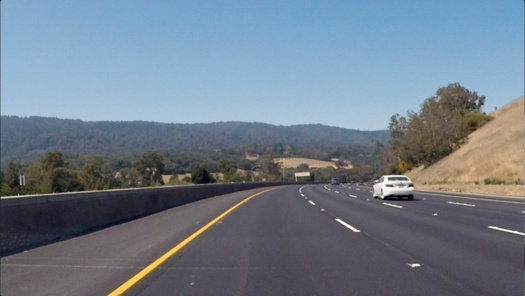
#> input picture 8_1_Intro_Mini_Projects/images/curved_lane.jpg, 525 x 296 px, shrunk from 1280 x 720 before the run
$ jupyter execute '41_Finding Edges and Custom Kernels.ipynb'   (shell and % lines are left out)
#> lines starting #> are read from the running program, lines starting #| are printed output that depends on the picture
# Creating a Filter, Edge Detection

### Import resources and display image

[cell 1]
import matplotlib.pyplot as plt
import matplotlib.image as mpimg

import cv2
import numpy as np


# Read in the image
image = mpimg.imread('images/curved_lane.jpg')
#> image is the input picture: shape (296, 525, 3); mean R, G, B 112.1, 125, 138.7

plt.imshow(image)

### Convert the image to grayscale

[cell 2]
# Convert to grayscale for filtering
gray = cv2.cvtColor(image, cv2.COLOR_RGB2GRAY)
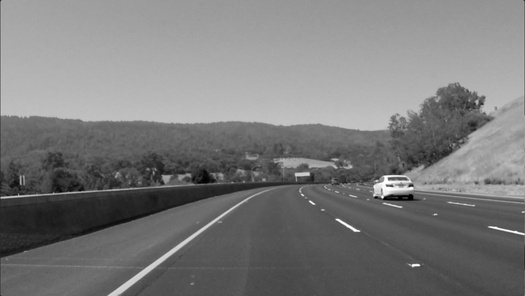
#> gray: shape (296, 525); min 0, max 255, mean 122.7

plt.imshow(gray, cmap='gray')

### TODO: Create a custom kernel

Below, you've been given one common type of edge detection filter: a Sobel operator.

The Sobel filter is very commonly used in edge detection and in finding patterns in intensity in an image. Applying a Sobel filter to an image is a way of **taking (an approximation) of the derivative of the image** in the x or y direction, separately. The operators look as follows.

**It's up to you to create a Sobel x operator and apply it to the given image.**

For a challenge, see if you can put the image through a series of filters: first one that blurs the image (takes an average of pixels), and then one that detects the edges.

[cell 3]
# Create a custom kernel

# 3x3 array for edge detection
sobel_y = np.array([[ -1, -2, -1],
                   [ 0, 0, 0],
                   [ 1, 2, 1]])

## TODO: Create and apply a Sobel x operator
sobel_x = np.array([[ -1, 0, 1],
                   [ -2, 0, 2],
                   [ -1, 0, 1]])

# Filter the image using filter2D, which has inputs: (grayscale image, bit-depth, kernel)
filtered_image = cv2.filter2D(gray, -1, sobel_y)
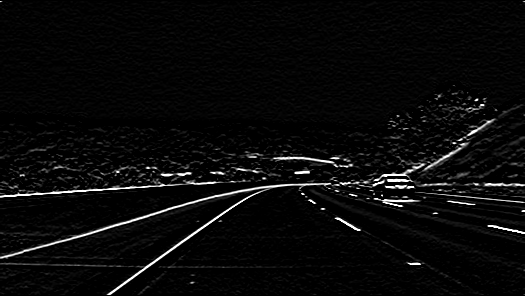
#> filtered_image: shape (296, 525); min 0, max 255, mean 9.7

# Filter the image using filter2D, which has inputs: (grayscale image, bit-depth, kernel)
filtered_image_2 = cv2.filter2D(gray, -1, sobel_x)
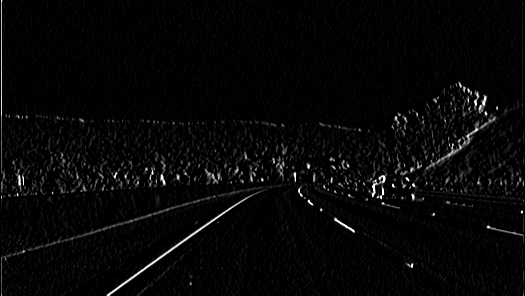
#> filtered_image_2: shape (296, 525); min 0, max 255, mean 6.7

plt.figure(figsize = (15,15))
plt.imshow(filtered_image, cmap='gray')
plt.title("sobel y")
plt.show()

plt.figure(figsize = (15,15))
plt.imshow(filtered_image_2, cmap='gray')
plt.title("sobel x")
plt.show()

blur_filter = np.array([[ 0.05, 0.2, 0.05],
                        [ 0.2, 0.2, 0.2],
                        [ 0.05, 0.2, 0.05]])

# Filter the image using filter2D, which has inputs: (grayscale image, bit-depth, kernel)
filtered_image_blur = cv2.filter2D(gray, -1, blur_filter)
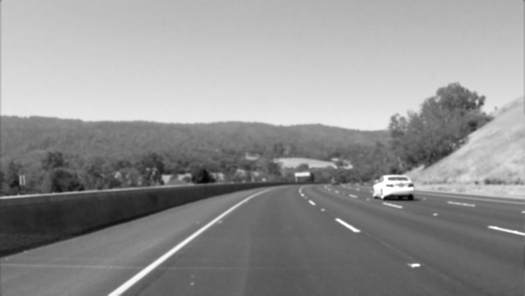
#> filtered_image_blur: shape (296, 525); min 1, max 255, mean 147.2

plt.figure(figsize = (15,15))
plt.imshow(filtered_image_blur, cmap='gray')
plt.title("blur")
plt.show()

edge_detection = np.array([[ 0.0, -1, 0],
                        [ -1, 4, -1],
                        [ 0, -1, 0]])

# Filter the image using filter2D, which has inputs: (grayscale image, bit-depth, kernel)
filtered_image_edges = cv2.filter2D(filtered_image_blur, -1, edge_detection)
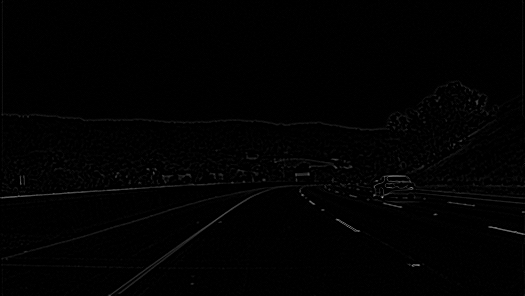
#> filtered_image_edges: shape (296, 525); min 0, max 166, mean 1.9

plt.figure(figsize = (15,15))
plt.imshow(filtered_image_edges, cmap='gray')
plt.title("edge detection")
plt.show()

### Test out other filters!

You're encouraged to create other kinds of filters and apply them to see what happens! As an **optional exercise**, try the following:
* Create a filter with decimal value weights.
* Create a 5x5 filter
* Apply your filters to the other images in the `images` directory.

[cell 4]
# Read in the image
image_2 = mpimg.imread('images/white_lines.jpg')
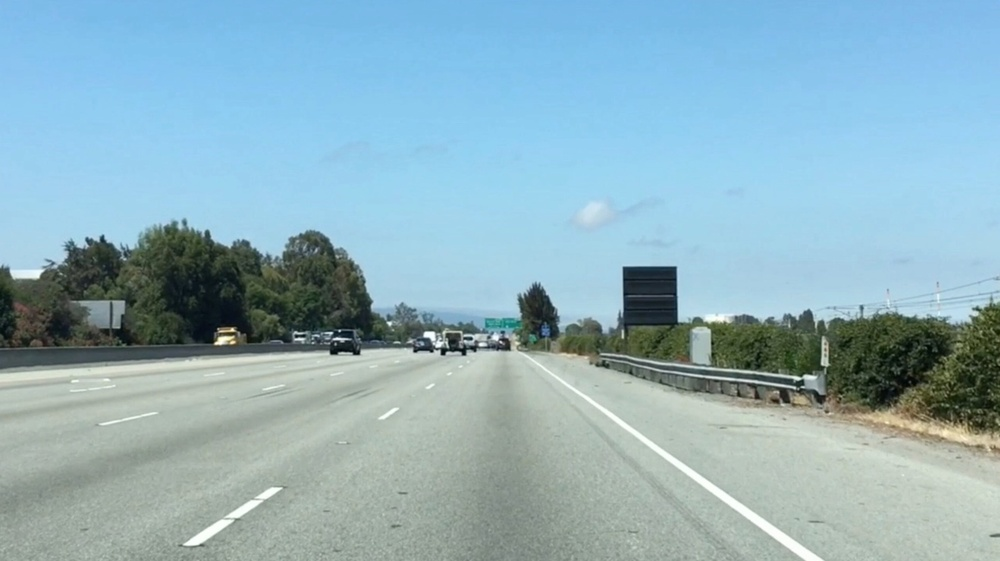
#> input picture 8_1_Intro_Mini_Projects/images/white_lines.jpg, 1000 x 561 px, shrunk from 2436 x 1366 before the run
#> image_2 is the input picture: shape (561, 1000, 3); mean R, G, B 143.6, 177.1, 188.4

# Convert to grayscale for filtering
gray_2 = cv2.cvtColor(image_2, cv2.COLOR_RGB2GRAY)
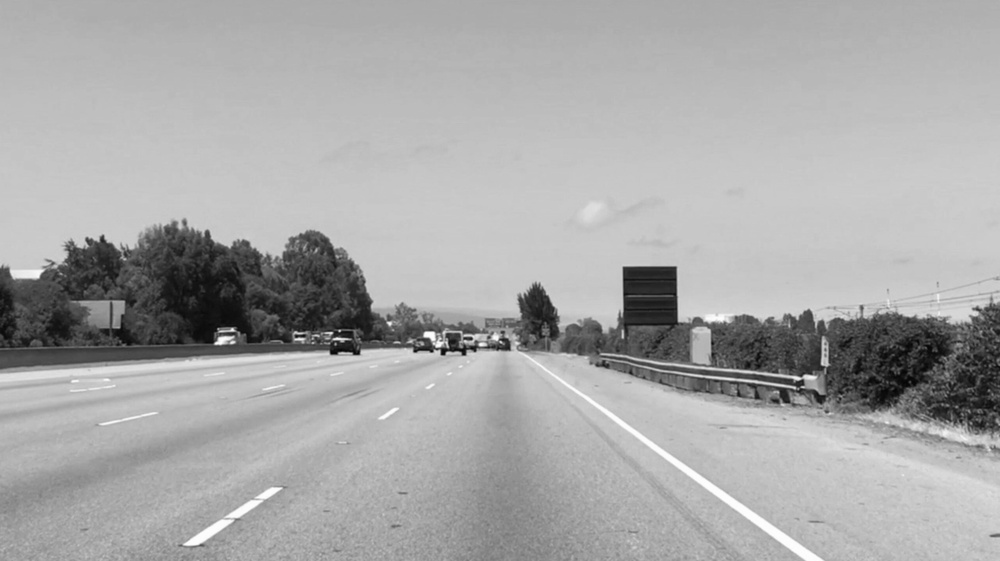
#> gray_2: shape (561, 1000); min 3, max 255, mean 168.3

plt.imshow(gray_2, cmap='gray')
plt.show()

edge_detection_2 = [[0,0,-2.5,0,0],
                    [0,0,-1,0,0],
                    [-2.5,-1,12,-1,-2.5],
                    [0,0,-1,0,0],
                    [0,0,-2.5,0,0]]
edge_detection_2 = np.array(edge_detection_2)

# Filter the image using filter2D, which has inputs: (grayscale image, bit-depth, kernel)
filtered_image_edges_2 = cv2.filter2D(gray_2, -1, edge_detection_2)
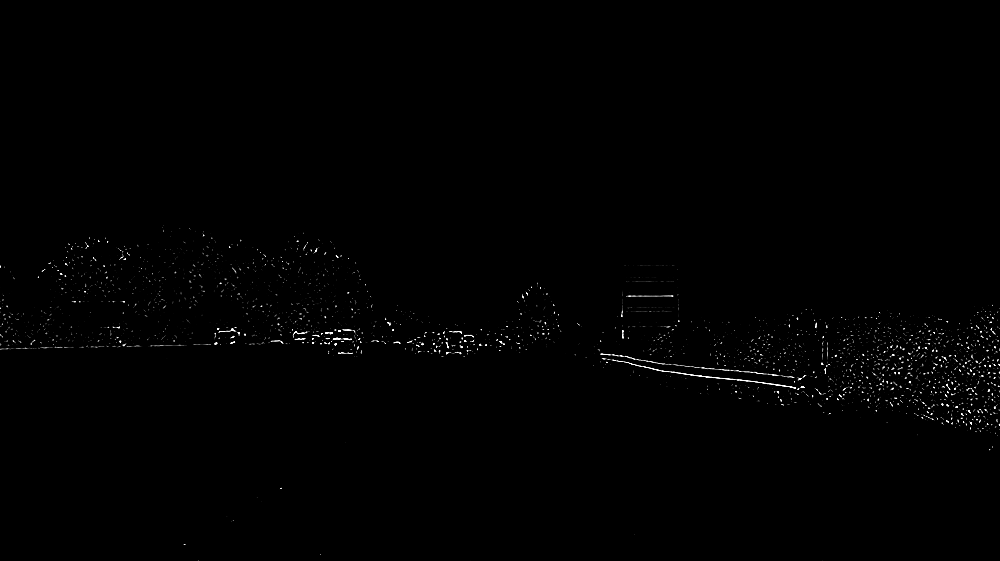
#> filtered_image_edges_2: shape (561, 1000); min 0, max 255, mean 1.4

plt.figure(figsize = (15,15))
plt.imshow(filtered_image_edges_2, cmap='gray')
plt.show()
